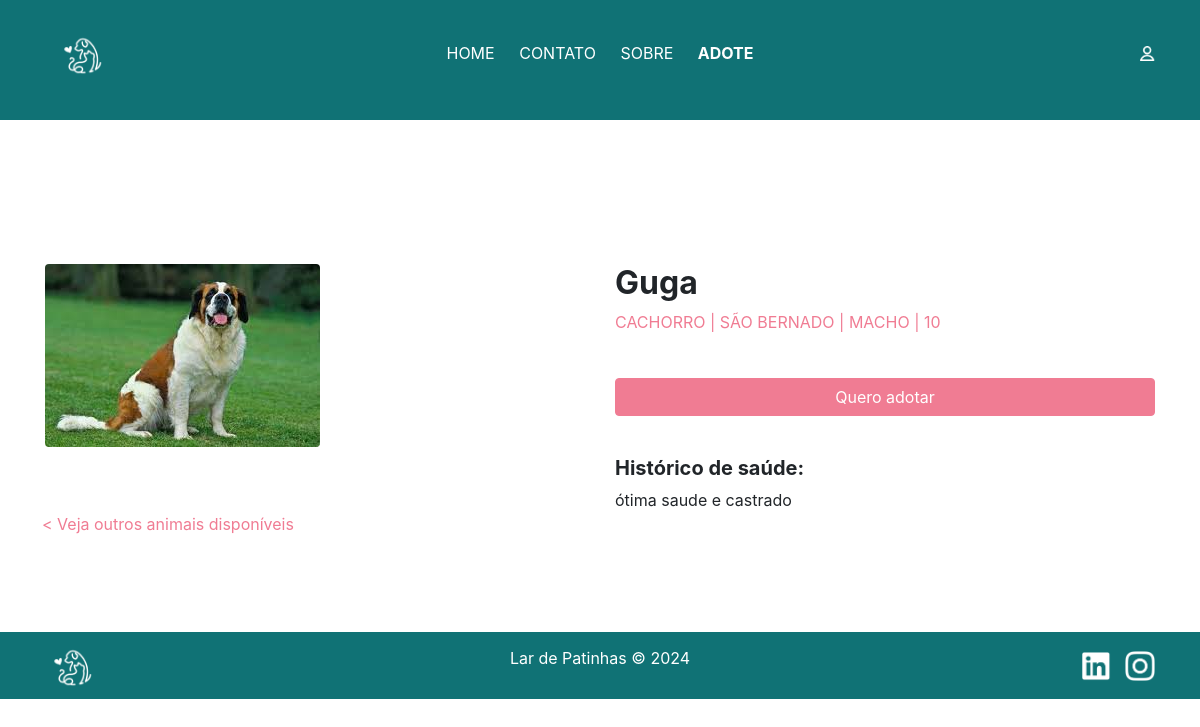
The page /detalhes/f3d5ff0e-3c52-4aed-a1cc-39967ad39364/ on the database as committed earlier.
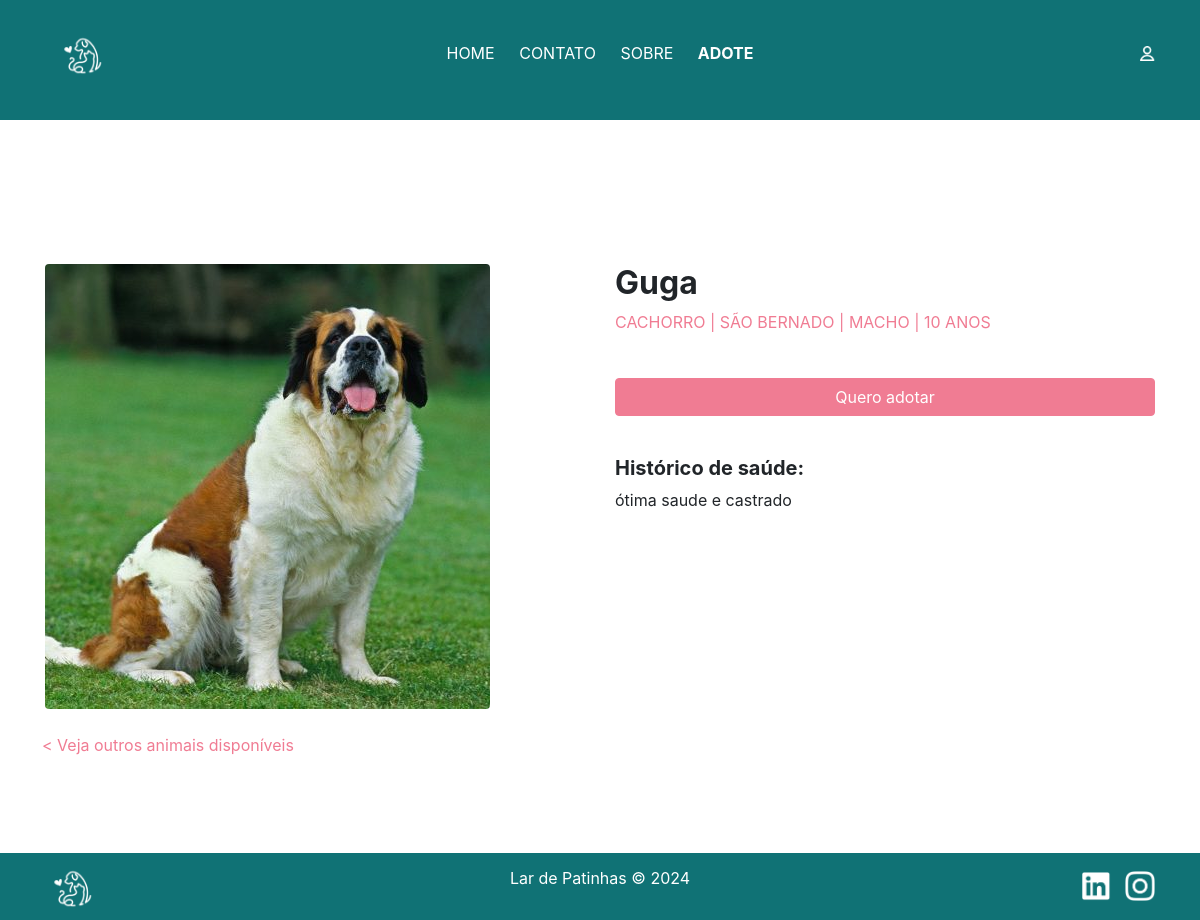
The same page on the database as committed later.
### cadastro_pet/models.py (models this page shows, shortened)
class Pet(models.Model):
    id = models.UUIDField(primary_key=True, default=uuid.uuid4, editable=False)
    nome_pet = models.CharField(max_length=50, blank=False)
    idade_pet = models.CharField(max_length=20, blank=False)
    raca_pet = models.CharField(max_length=30, blank=False)
    imagem = models.ImageField(upload_to='fotos-pets/')
    data_criacao = models.DateTimeField(auto_now_add=True)
    adotado = models.BooleanField(default=False)
    ESPECIES_CHOICES = [
        ("gato", "Gato"),
        ("cachorro", "Cachorro"),
    ]
    especie_pet = models.CharField(max_length=10, choices=ESPECIES_CHOICES, blank=False)
    historico_saude = models.TextField(blank=True)
    class Meta:
        verbose_name = 'Formulário Novo Pet'
        verbose_name_plural = 'Formulários de pets'
        ordering = ['data_criacao']

### detalhes_pet/views.py (the view)
# urls.py: path('detalhes/<uuid:id>/', detalhes_pet, name='detalhes_pet'),
def detalhes_pet(request, id):
    pet = get_object_or_404(Pet, pk=id) # Busca o animal no banco de dados
    context = {
        'pet': pet
    }
    return render(request, 'detalhes_pet.html', context)

### detalhes_pet/templates/detalhes_pet.html (shortened to what this page needs)
{% extends 'base.html' %}
{% load static %}
{% block content %}
<!DOCTYPE html>
<html lang="en">
<head>
    <link href="https://maxcdn.bootstrapcdn.com/bootstrap/4.5.2/css/bootstrap.min.css" rel="stylesheet">
</head>
<body>
    <div class="container my-5 pt-5">
        <div class="row pb-5 pt-5">
            <div class="col-md-6">
                <img src="{{ pet.imagem.url }}" class="img-fluid rounded mb-4" alt="Imagem de {{ pet.nome_pet }}">
            </div>
            <div class="col-md-6">
                <h1 class="h2 font-weight-bold">{{ pet.nome_pet }}</h1>
                <p class="text-uppercase mb-4" style="color:#F07C93;">
                    {{ pet.get_especie_pet_display }} | {{ pet.raca_pet }} | Macho | {{ pet.idade_pet }}
                </p>
                <a href="{% url 'criar_adocao' %}" class="btn text-white mb-4 w-100"
                    style="background-color: #F07C93; border-color: #F07C93;">
                    Quero adotar
                </a>
                <div class="mt-3">
                    <h5 class="font-weight-bold">Histórico de saúde:</h5>
                    <p class="mb-0">{{ pet.historico_saude }}</p>
                </div>
            </div>
            <a href="{% url 'home' %}" class="text-decoration-none" style="color: #F07C93;">
                &lt; Veja outros animais disponíveis
            </a>
        </div>
    </div>
</body>
</html>
{% endblock %}

### home/templates/base.html (shortened to what this page needs)
{% load static %}
<!DOCTYPE html>
<html lang="en">
<head>
    <link rel="stylesheet" href="https://cdnjs.cloudflare.com/ajax/libs/font-awesome/6.0.0/css/all.min.css">
    {% load bootstrap5 %}
    {% bootstrap_css %}
    <link rel="stylesheet" href="{% static 'css/header.css' %}">
    <link rel="stylesheet" href="{% static 'css/footer.css' %}">
    <link rel="stylesheet" href="{% static 'css/card.css' %}">
    <link rel="stylesheet" href="{% static 'css/cadastropet.css' %}">
    <link rel="stylesheet" href="{% static 'css/petslista.css' %}">
    <link rel="stylesheet" href="{% static 'css/style-form-adocao.css' %}">
    <link rel="stylesheet" href="{% static 'css/style-sobre.css' %}">
</head>
<body>
    {% include 'header.html' %}
    {% block content %}
    {% endblock %}
    {% include 'footer.html' %}
</body>
</html>

### home/templates/header.html (shortened to what this page needs)
{% load static %}
<footer class="cabecalho {% if request.path == '/' %}background-image{% endif %}">
    <div class="container">
        <div class="row align-items-center">
            <div class="col-md-4 text-start">
                <img src="{% static 'img/logo.png' %}" alt="Logo" class="logo-header"/>
            </div>
            <div class="col-md-4 text-center links-cabecalho">
                <a href="/">HOME</a>
                <a href="/contato" >CONTATO</a>
                <a href="/sobre">SOBRE</a>
                <a href="{% url 'adote' %}" ><b>ADOTE</b></a>
            </div>
            <div class="col-md-4 text-end">
                <a href="/admin" target="_blank">
                    <img src="{% static 'img/icone-usuario.png' %}" alt="Ícone login de usuário" class="iconeusuario"/>
                </a>
            </div>
        </div>
    </div>
</footer>

### home/templates/footer.html
{% load static %}
<footer class="rodape">
    <div class="container">
        <div class="row align-items-center">
            <div class="col-md-4 text-start">
                <img src="{% static 'img/logo.png' %}" alt="Logo" class="logo-footer"/>
            </div>
            <div class="col-md-4 text-center">
                <p>Lar de Patinhas © 2024</p>
            </div>
            <div class="col-md-4 text-end">
                <a href="https://www.linkedin.com" target="_blank">
                    <img src="{% static 'img/linkedin.png' %}" alt="LinkedIn" class="social-logo"/>
                </a>
                <a href="https://www.instagram.com" target="_blank">
                    <img src="{% static 'img/instagram.png' %}" alt="Instagram" class="social-logo"/>
                </a>
            </div>
        </div>
    </div>
</footer>

### home/static/css/header.css (style rules this page uses)
.cabecalho { position: relative; height: auto; color: white; padding: 10px; }
.cabecalho:not(.background-image) { background-color: #107275; height: 120px; }
.logo-header { width: 55px; height: auto; margin-left: 10px; margin-top: 20px; }
.links-cabecalho { margin-top: 20px; }
.links-cabecalho a { text-decoration: none; color: white; margin: 0 10px; }
.iconeusuario { width: 15px; height: auto; margin-top: 20px; }

### home/static/css/footer.css (style rules this page uses)
.rodape { background-color: #107275; color: white; padding: 10px 0; }
.logo-footer { width: 55px; height: auto; }
.social-logo { width: 30px; height: auto; margin-left: 10px; }

### home/static/css/card.css (style rules this page uses)
body { font-family: 'Be Vietnam Pro', sans-serif; }
.btn { background-color: #E9BBDF; color: #107275; padding: 10px 30px; font-size: 1.25rem; margin-top: 20px; border: none; cursor: pointer; }

Rows that differ between the two databases and show on the page:
changed Pet "Guga": imagem: a different picture; idade_pet "10" → "10 ANOS"
